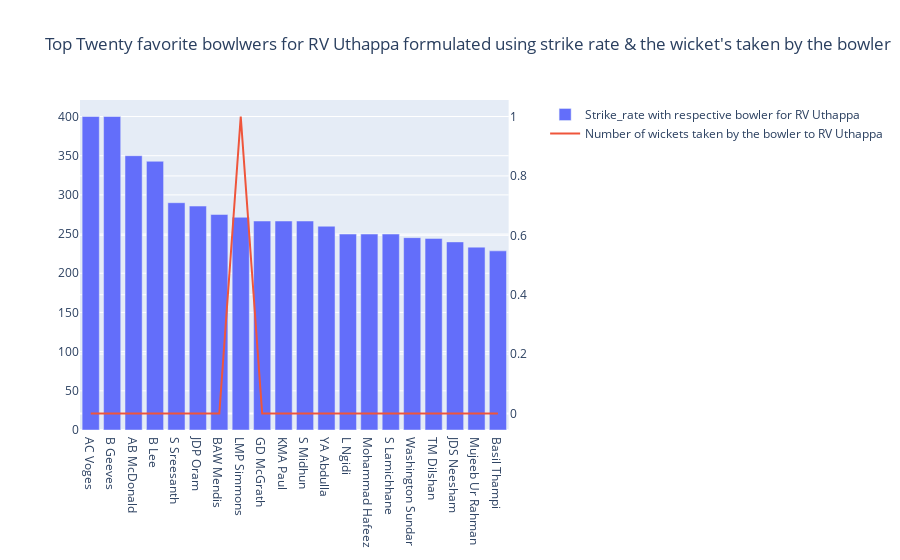
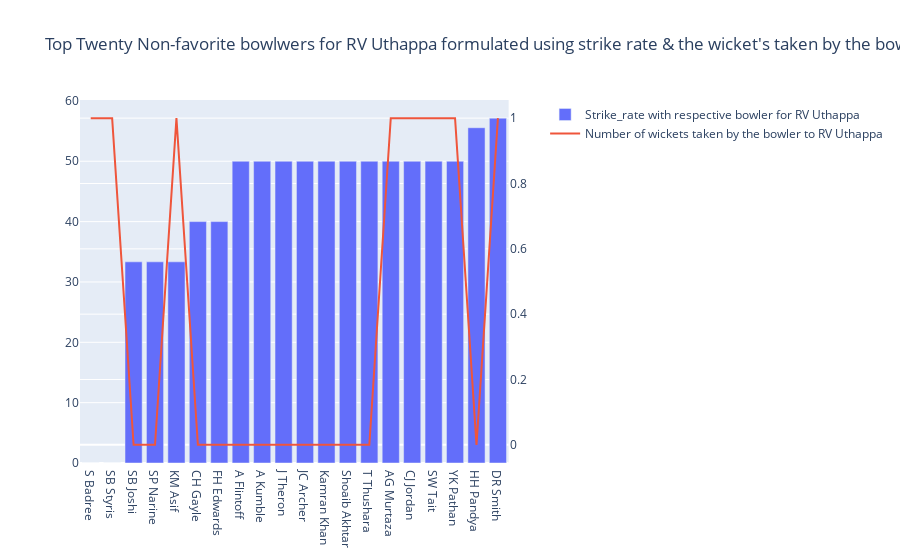
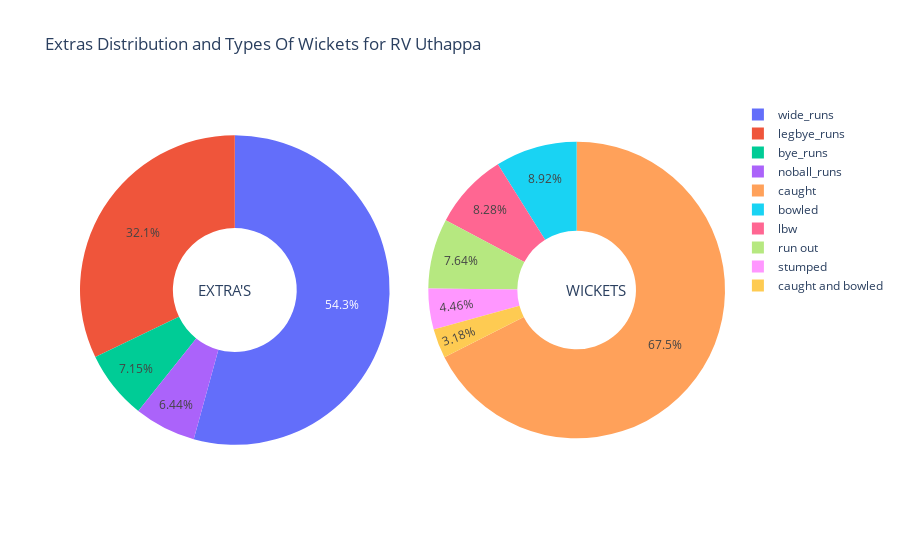

These figures' notebook cell, in order:
### Code cell
rank=rank_of_bowlers_for_batsman('RV Uthappa')

### Figure 1 — Plotly figure (JSON) as saved in the notebook; plotly's stock layout.template omitted (floating-point values rounded to 4 significant figures)
{"data": [{"name": "Strike_rate with respective bowler for RV Uthappa", "type": "bar", "x": ["AC Voges", "B Geeves", "AB McDonald", "B Lee", "S Sreesanth", "JDP Oram", "BAW Mendis", "LMP Simmons", "GD McGrath", "KMA Paul", "S Midhun", "YA Abdulla", "L Ngidi", "Mohammad Hafeez", "S Lamichhane", "Washington Sundar", "TM Dilshan", "JDS Neesham", "Mujeeb Ur Rahman", "Basil Thampi"], "xaxis": "x", "y": [400, 400, 350, 342.9, 290, 285.7, 275, 271.4, 266.7, 266.7, 266.7, 260, 250, 250, 250, 245.5, 244.4, 240, 233.3, 228.6], "yaxis": "y"}, {"name": "Number of wickets taken by the bowler to RV Uthappa", "type": "scatter", "x": ["AC Voges", "B Geeves", "AB McDonald", "B Lee", "S Sreesanth", "JDP Oram", "BAW Mendis", "LMP Simmons", "GD McGrath", "KMA Paul", "S Midhun", "YA Abdulla", "L Ngidi", "Mohammad Hafeez", "S Lamichhane", "Washington Sundar", "TM Dilshan", "JDS Neesham", "Mujeeb Ur Rahman", "Basil Thampi"], "xaxis": "x", "y": [0, 0, 0, 0, 0, 0, 0, 1, 0, 0, 0, 0, 0, 0, 0, 0, 0, 0, 0, 0], "yaxis": "y2"}], "layout": {"title": {"text": "Top Twenty favorite bowlwers for RV Uthappa formulated using strike rate & the wicket's taken by the bowler "}, "xaxis": {"anchor": "y", "domain": [0, 0.94]}, "yaxis": {"anchor": "x", "domain": [0, 1]}, "yaxis2": {"anchor": "x", "overlaying": "y", "side": "right"}}}

### Figure 2 — Plotly figure (JSON) as saved in the notebook; plotly's stock layout.template omitted (floating-point values rounded to 4 significant figures)
{"data": [{"name": "Strike_rate with respective bowler for RV Uthappa", "type": "bar", "x": ["S Badree", "SB Styris", "SB Joshi", "SP Narine", "KM Asif", "CH Gayle", "FH Edwards", "A Flintoff", "A Kumble", "J Theron", "JC Archer", "Kamran Khan", "Shoaib Akhtar", "T Thushara", "AG Murtaza", "CJ Jordan", "SW Tait", "YK Pathan", "HH Pandya", "DR Smith"], "xaxis": "x", "y": [0, 0, 33.33, 33.33, 33.33, 40, 40, 50, 50, 50, 50, 50, 50, 50, 50, 50, 50, 50, 55.56, 57.14], "yaxis": "y"}, {"name": "Number of wickets taken by the bowler to RV Uthappa", "type": "scatter", "x": ["S Badree", "SB Styris", "SB Joshi", "SP Narine", "KM Asif", "CH Gayle", "FH Edwards", "A Flintoff", "A Kumble", "J Theron", "JC Archer", "Kamran Khan", "Shoaib Akhtar", "T Thushara", "AG Murtaza", "CJ Jordan", "SW Tait", "YK Pathan", "HH Pandya", "DR Smith"], "xaxis": "x", "y": [1, 1, 0, 0, 1, 0, 0, 0, 0, 0, 0, 0, 0, 0, 1, 1, 1, 1, 0, 1], "yaxis": "y2"}], "layout": {"title": {"text": "Top Twenty Non-favorite bowlwers for RV Uthappa formulated using strike rate & the wicket's taken by the bowler "}, "xaxis": {"anchor": "y", "domain": [0, 0.94]}, "yaxis": {"anchor": "x", "domain": [0, 1]}, "yaxis2": {"anchor": "x", "overlaying": "y", "side": "right"}}}

### Figure 3 — Plotly figure (JSON) as saved in the notebook; plotly's stock layout.template omitted (floating-point values rounded to 4 significant figures)
{"data": [{"domain": {"x": [0, 0.48]}, "hole": 0.4, "hoverinfo": "label+percent+name", "labels": ["wide_runs", "bye_runs", "legbye_runs", "noball_runs"], "name": "Extra's", "type": "pie", "values": [5161, 680, 3056, 612]}, {"domain": {"x": [0.54, 1]}, "hole": 0.4, "hoverinfo": "label+percent+name", "labels": ["caught", "bowled", "lbw", "run out", "stumped", "caught and bowled"], "name": "Wickets", "textposition": "inside", "type": "pie", "values": [106, 14, 13, 12, 7, 5]}], "layout": {"annotations": [{"font": {"size": 15}, "showarrow": false, "text": "EXTRA'S", "x": 0.18, "y": 0.5}, {"font": {"size": 15}, "showarrow": false, "text": "WICKETS", "x": 0.85, "y": 0.5}], "title": {"text": "Extras Distribution and Types Of Wickets for RV Uthappa"}}}
